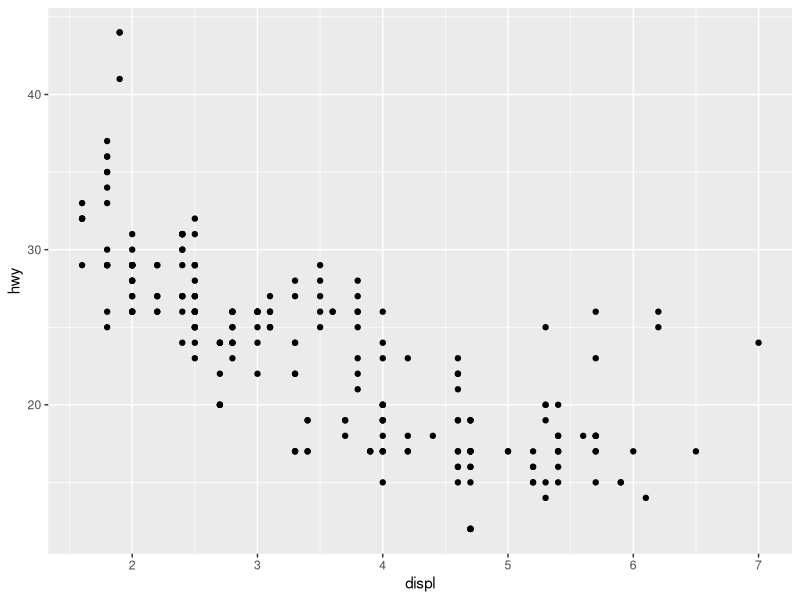
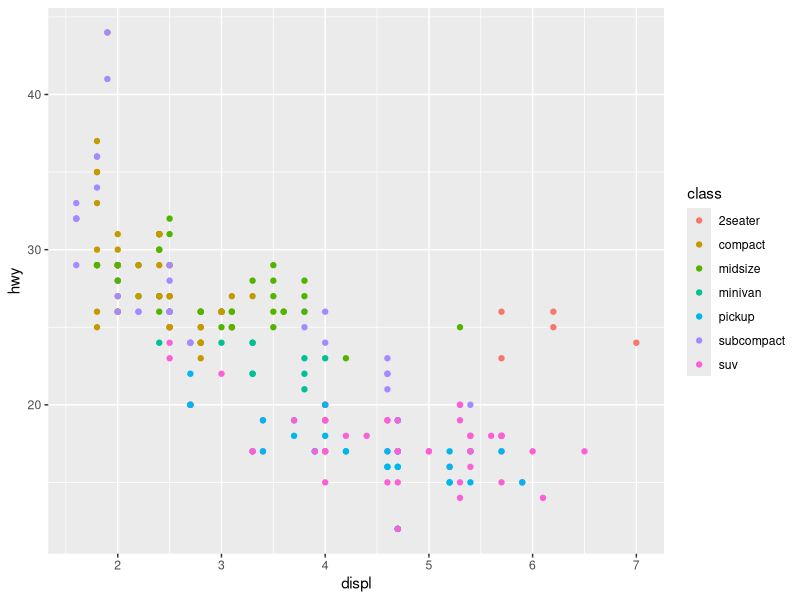
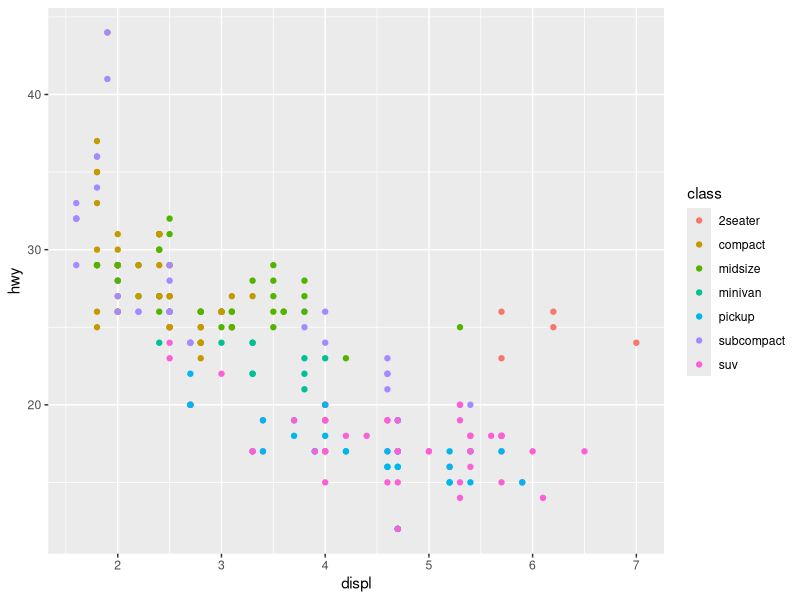
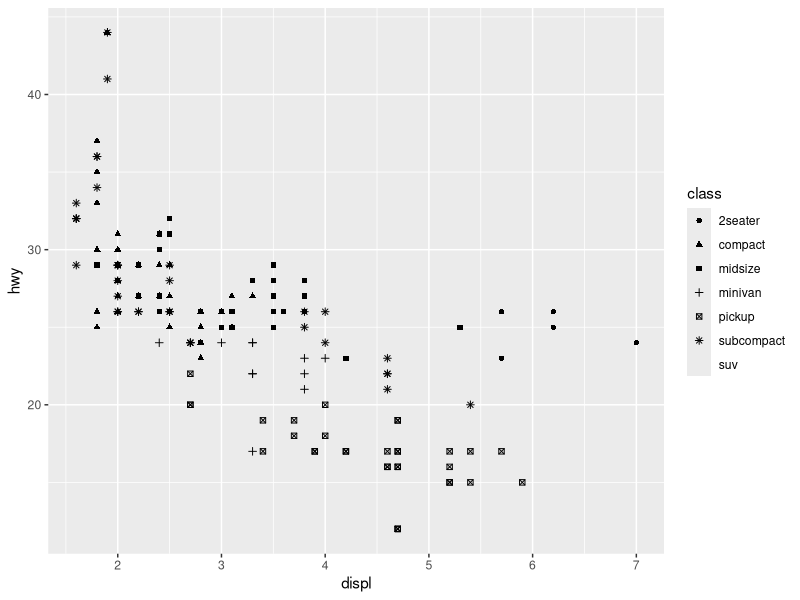
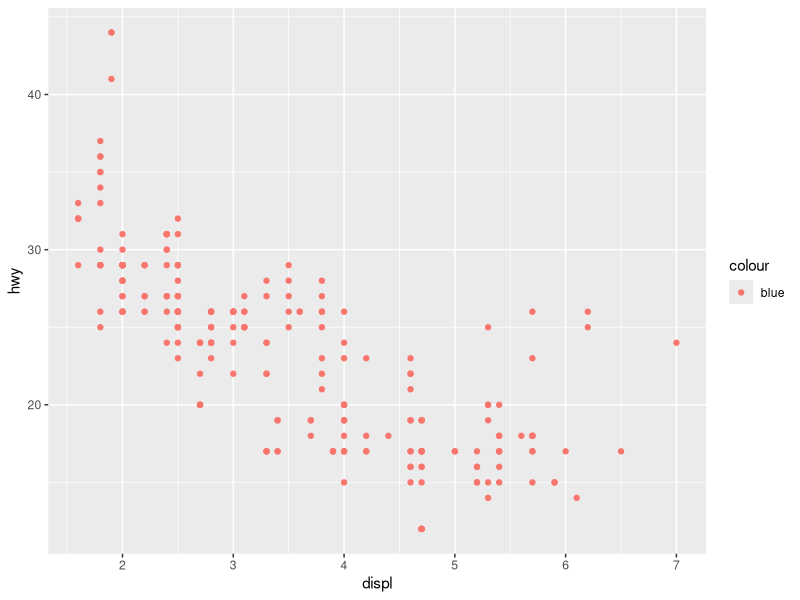
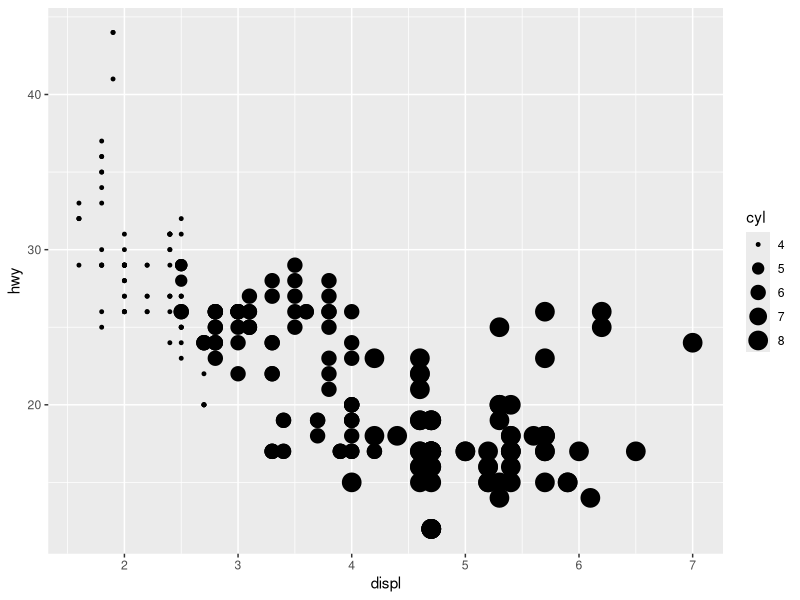
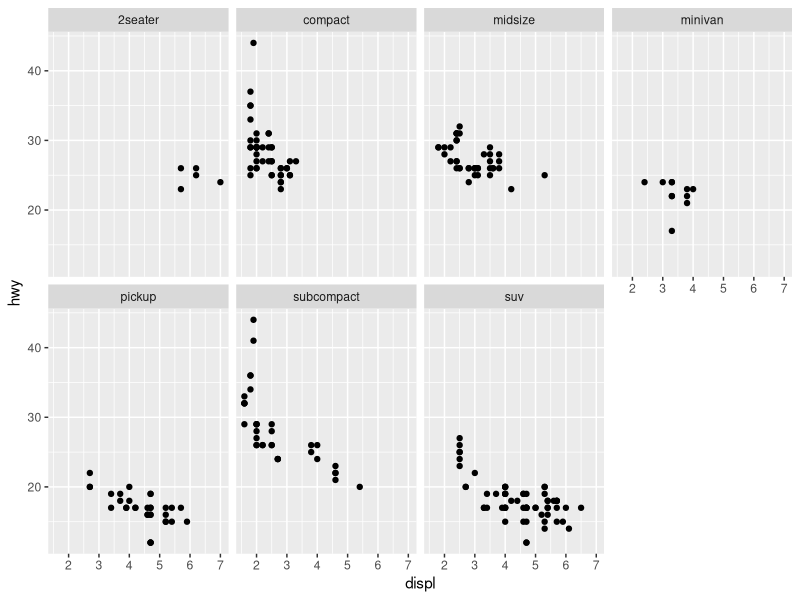
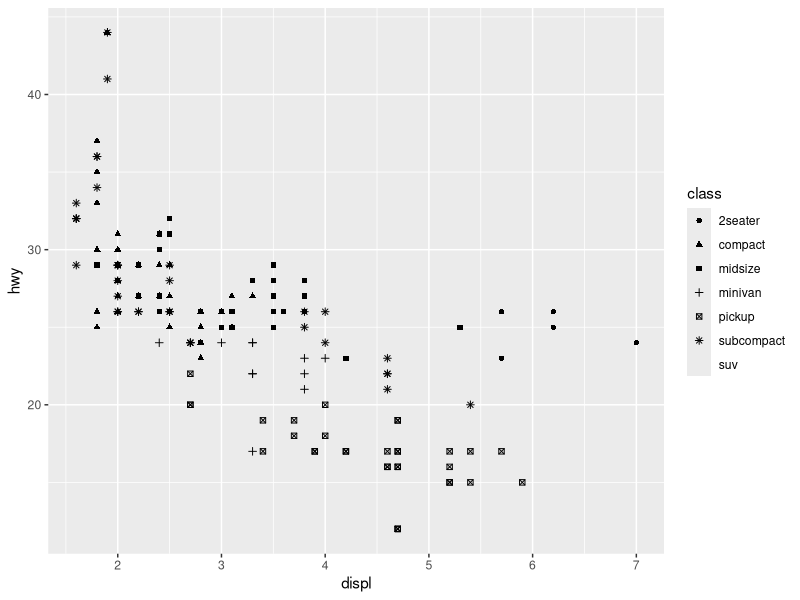

Recreate these plots in R, in order.
## ---- chunk 1
knitr::opts_chunk$set(echo = TRUE)
## ---- chunk 2
library(tidyverse)
library(dplyr)
library(ggplot2)
## ---- chunk 3
mpg
ggplot(data = mpg) + 
  geom_point(mapping = aes(x = displ, y = hwy))
## ---- chunk 4
ggplot(data = mpg) + 
  geom_point(mapping = aes(x = displ, y = hwy, color = class))
## ---- chunk 5
# Left
ggplot(data = mpg) + 
  geom_point(mapping = aes(x = displ, y = hwy, color = class))

# Right
ggplot(data = mpg) + 
  geom_point(mapping = aes(x = displ, y = hwy, shape = class))
## ---- chunk 6
# which variables are categorical which contineous
str(mpg)
## ---- chunk 7
ggplot(data = mpg) + 
  geom_point(mapping = aes(x = displ, y = hwy, color = "blue"))

ggplot(data = mpg) + 
  geom_point(mapping = aes(x = displ, y = hwy, size = cyl ))
ggplot(data = mpg) + 
  geom_point(mapping = aes(x = displ, y = hwy)) + 
  facet_wrap(~ class, nrow = 2)
ggplot(data = mpg) + 
  geom_point(mapping = aes(x = displ, y = hwy, shape = class ))
## ---- chunk 8
ggplot(data = mpg) + 
  geom_point(mapping = aes(x = displ, y = hwy)) + 
  facet_wrap(~ class, nrow = 2)
## ---- chunk 9
ggplot(data = mpg) + 
  geom_point(mapping = aes(x = drv, y = cyl))
## ---- chunk 10
ggplot(data = mpg) + 
  geom_point(mapping = aes(x = displ, y = hwy)) +
  facet_grid(drv ~ .)
## ---- chunk 11
ggplot(data = mpg) + 
  geom_point(mapping = aes(x = displ, y = hwy)) + 
  facet_wrap(~ class, nrow = 2)

## ---- chunk 12
# left
ggplot(data = mpg) + 
  geom_point(mapping = aes(x = displ, y = hwy))

# right
ggplot(data = mpg) + 
  geom_smooth(mapping = aes(x = displ, y = hwy))
## ---- chunk 13
ggplot(data = mpg) +
  geom_smooth(mapping = aes(x = displ, y = hwy))
              
ggplot(data = mpg) +
  geom_smooth(mapping = aes(x = displ, y = hwy, group = drv))
    
ggplot(data = mpg) +
  geom_smooth(
    mapping = aes(x = displ, y = hwy, color = drv),
    show.legend = FALSE
  )
## ---- chunk 14
ggplot(data = mpg) + 
  geom_point(mapping = aes(x = displ, y = hwy)) +
  geom_smooth(mapping = aes(x = displ, y = hwy))
## ---- chunk 15
ggplot(data = mpg, mapping = aes(x = displ, y = hwy)) + 
  geom_point(mapping = aes(color = class)) + 
  geom_smooth()
## ---- chunk 16
ggplot(data = mpg, mapping = aes(x = displ, y = hwy, color = drv)) + 
  geom_point() + 
  geom_smooth(se = FALSE)
## ---- chunk 17
ggplot(data = diamonds) + 
  stat_count(mapping = aes(x = cut))
## ---- chunk 18
ggplot(data = diamonds) + 
  geom_bar(mapping = aes(x = cut, y = ..prop.., group = 1))
## ---- chunk 19
ggplot(data = diamonds) + 
  stat_summary(
    mapping = aes(x = cut, y = depth),
    fun.ymin = min,
    fun.ymax = max,
    fun.y = median
  )
## ---- chunk 20
ggplot(data = diamonds) + 
  geom_bar(mapping = aes(x = cut, colour = cut))
ggplot(data = diamonds) + 
  geom_bar(mapping = aes(x = cut, fill = cut))
## ---- chunk 21
ggplot(data = diamonds) + 
  geom_bar(mapping = aes(x = cut, fill = clarity))
## ---- chunk 22
ggplot(data = diamonds) + 
  geom_bar(mapping = aes(x = cut, fill = clarity), position = "dodge")
## ---- chunk 23
bar <- ggplot(data = diamonds) + 
  geom_bar(
    mapping = aes(x = cut, fill = cut), 
    show.legend = FALSE,
    width = 1
  ) + 
  theme(aspect.ratio = 1) +
  labs(x = NULL, y = NULL)

bar + coord_flip()
bar + coord_polar()
